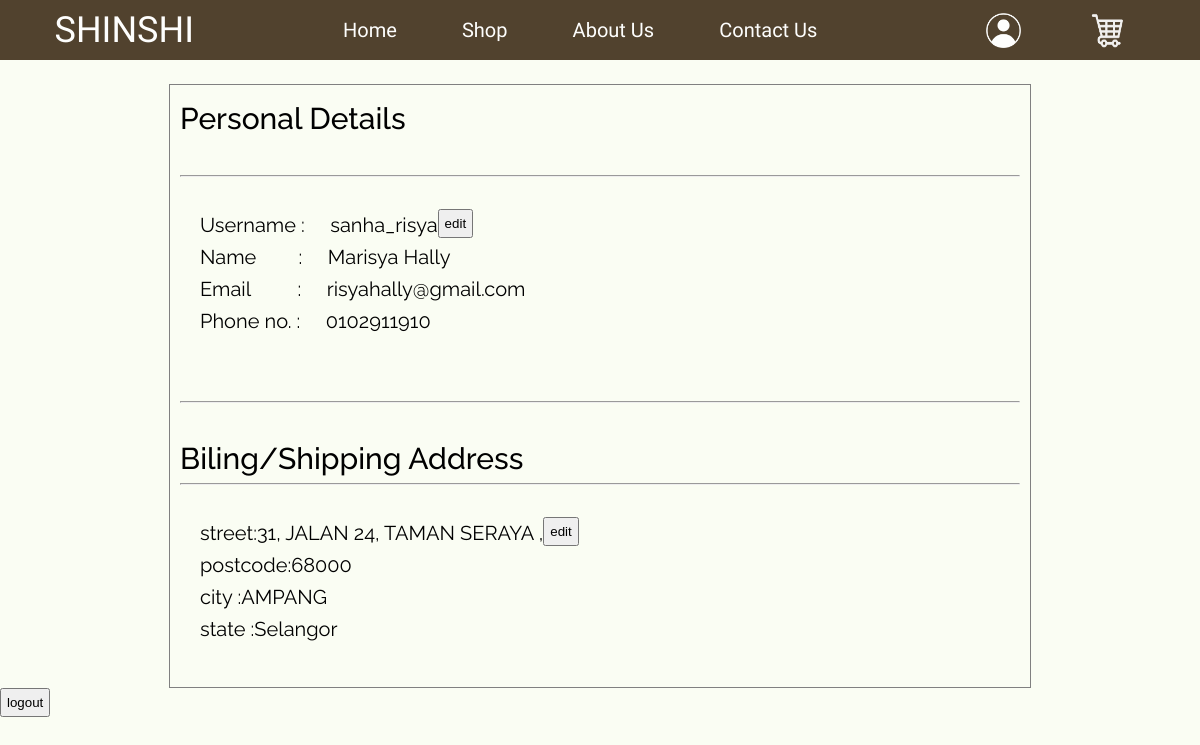
Page /oldPages/profileold.php (signed in) on the committed database.
### tables this page shows
CREATE TABLE `users1` (
  `id` int(11) NOT NULL,
  `username` varchar(50) NOT NULL,
  `password` varchar(255) NOT NULL,
  `fname` varchar(50) NOT NULL,
  `email` varchar(40) NOT NULL,
  `phone` varchar(10) NOT NULL,
  `created_at` date DEFAULT current_timestamp()
);

CREATE TABLE `address` (
  `id` int(5) NOT NULL,
  `userID` int(5) NOT NULL,
  `street` varchar(60) NOT NULL,
  `postcode` varchar(5) NOT NULL,
  `city` varchar(20) NOT NULL,
  `state` varchar(20) NOT NULL
);

### oldPages/profileold.php (the view, shortened to what this page needs)
<?php
include('config.php');
?>
<html>
<head>
<link rel = "stylesheet" href = "style.css">
</head>
<body>
<nav>
			<p><a href ="Index.php" class ="shinshi"> SHINSHI </a></p>
				<ul class = "menu">
					<li><a href = "Index.php"> Home </a> </li>
					<li><a href = "shop.html"> Shop </a></li>
					<li><a href = "about.html"> About Us </a></li>
					<li><a href = "#"> Contact Us </a></li>
				</ul>
				<ul class = "accountMenu">
					<li><a href="profile.php"><img src = "profile.jpg"> </li>
					<li><a href="cart.php"><img src="cart.jpg" alt="cart" ></a></li>
				</ul>
		</nav>
<br>
<div class="profile">
<h2>Personal Details</h2><br>
<hr>
<br>
<?php
$query = "SELECT * FROM users1 where username='".$_SESSION["username"]."'";
		$result = $link->query($query);
		while(($row = $result->fetch_assoc()) !== null){
    ?>
	&emsp;Username :&nbsp;&nbsp;&nbsp;&nbsp; <?php echo $row['username']; ?> <button class="edit" onclick="location.href='editUser.php'" type="button">
         edit</button><br>
	<?php if(isset($row['fname'])===false){?>
      &emsp;Name :<br>
	  &emsp;Email :<br>
	  &emsp;Phone no. :<br>
	<?php }else{?>
	&emsp;Name &ensp;&nbsp;&nbsp;&nbsp;&nbsp;&nbsp;: &nbsp;&nbsp;&nbsp;&nbsp;<?php echo $row['fname']; ?><br>
	&emsp;Email &emsp;&ensp;&nbsp;&nbsp;:&nbsp;&nbsp;&nbsp;&nbsp;&nbsp;<?php echo $row['email']; ?><br>
	&emsp;Phone no. :&nbsp;&nbsp;&nbsp;&nbsp;&nbsp;<?php echo $row['phone']; ?><br>
    <?php
	}
}
?>
		 <br><br>
<hr>
<br>
<h2>Biling/Shipping Address</h2>
<hr>
<br>
<?php
$query1 = "SELECT * FROM address where userID='".$_SESSION["id"]."'";
		$result1 = $link->query($query1);
		?>
		<?php
		while(($row = $result1->fetch_assoc()) !== null){
    ?>
	<?php if($row==null){?>
      &emsp;street :<br>
	 &emsp; postcode :<br>
	  &emsp;city :<br>
	  &emsp;state :<br>
	<?php }else{?>
	&emsp;street:<?php echo $row['street']; ?> <button onclick="location.href='editAddress.php'" type="button">
         edit</button><br>
	&emsp;postcode:<?php echo $row['postcode']; ?><br>
	&emsp;city :<?php echo $row['city']; ?><br>
	&emsp;state :<?php echo $row['state']; ?><br>
      <?php
	}
}
			?>
 <br>
</div>
<button class="logout" onclick="location.href='logout.php'" type="button">
         logout</button>
</body>
</html>

### style.css (style rules this page uses)
* { padding: 0 ; margin: 0 ; }
body { background: #FAFDF3; }
nav { opacity: .9 ; top: 0 ; background: #3f2e19 ; display: flex ; justify-content: space-around ; align-items: center ; position: sticky ; height: 60px; z-index: 2 ; }
.shinshi { transition: color .2s ; }
nav a { font-family: 'Big Shoulders Text', cursive; font-size: 36px ; background: none ; color: white ; text-decoration: none ; }
.menu a { color: white ; text-decoration: none ; font-size: 20px ; transition: color .2s ; }
ul.accountMenu { position: sticky ; color: white ; text-decoration: none ; font-size: 20px ; right: 30px; }
.accountMenu img { width: 35px ; height: 35px ; }
.menu li , .accountMenu li { display: inline-block ; margin-left: 20px ; padding: 20px ; }

### oldPages/profileold.php (style rules this page uses)
body { font-family: 'Raleway', sans-serif; font-size:20px; }
h2 { font-family: 'Raleway', sans-serif; font-size: 30px ; font-weight: 500 ; }
div { margin: auto; width: 70%; border: 1px solid gray; padding: 10px; line-height: 1.6; }
button { position:absolute; text-align:right; padding: 5px 5px 5px 5px; }
.logout { text-align:left; padding: 5px 5px 5px 5px; }

### rows in the picture
users1: username "sanha_risya", fname "Marisya Hally", email "risyahally@gmail.com", phone "0102911910"
address: street "31, JALAN 24, TAMAN SERAYA ,", postcode "68000", city "AMPANG", state "Selangor"
